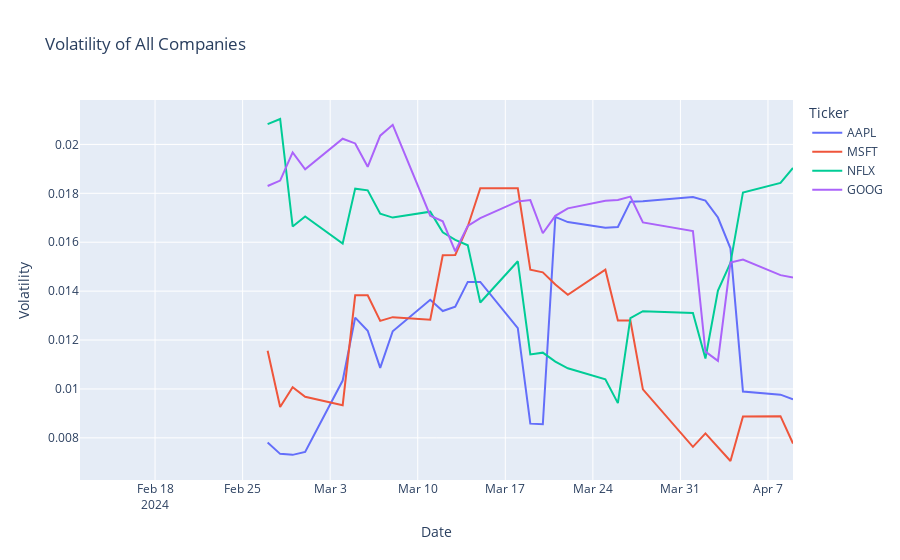

Write notebook code for a chart like this one.
### Code cell
fig = px.line(
    df, x="Date", y="Volatility", color="Ticker", title="Volatility of All Companies"
)

fig.show()
